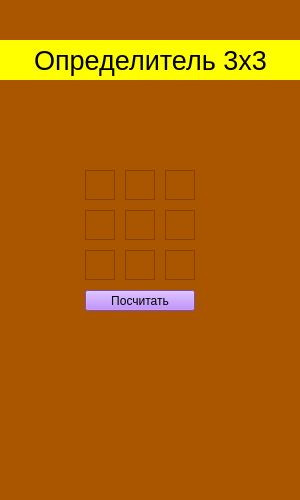
<?xml version="1.0" encoding="UTF-8"?>
<ui version="4.0">
 <class>MainWindow</class>
 <widget class="QMainWindow" name="MainWindow">
  <property name="geometry">
   <rect>
    <x>0</x>
    <y>0</y>
    <width>300</width>
    <height>500</height>
   </rect>
  </property>
  <property name="minimumSize">
   <size>
    <width>300</width>
    <height>500</height>
   </size>
  </property>
  <property name="windowTitle">
   <string>MainWindow</string>
  </property>
  <property name="styleSheet">
   <string notr="true">background-color: rgb(170, 85, 0);</string>
  </property>
  <widget class="QWidget" name="centralwidget">
   <widget class="QLabel" name="Program_name">
    <property name="geometry">
     <rect>
      <x>0</x>
      <y>40</y>
      <width>301</width>
      <height>40</height>
     </rect>
    </property>
    <property name="font">
     <font>
      <pointsize>20</pointsize>
     </font>
    </property>
    <property name="styleSheet">
     <string notr="true">background-color: rgb(255, 170, 255);
background-color: rgb(255, 255, 0);
border-color: rgb(255, 17, 88);</string>
    </property>
    <property name="text">
     <string>Определитель 3х3</string>
    </property>
    <property name="alignment">
     <set>Qt::AlignCenter</set>
    </property>
   </widget>
   <widget class="QTextEdit" name="A21">
    <property name="geometry">
     <rect>
      <x>85</x>
      <y>210</y>
      <width>30</width>
      <height>30</height>
     </rect>
    </property>
    <property name="overwriteMode">
     <bool>true</bool>
    </property>
   </widget>
   <widget class="QTextEdit" name="A11">
    <property name="geometry">
     <rect>
      <x>85</x>
      <y>170</y>
      <width>30</width>
      <height>30</height>
     </rect>
    </property>
    <property name="overwriteMode">
     <bool>true</bool>
    </property>
   </widget>
   <widget class="QTextEdit" name="A31">
    <property name="geometry">
     <rect>
      <x>85</x>
      <y>250</y>
      <width>30</width>
      <height>30</height>
     </rect>
    </property>
    <property name="overwriteMode">
     <bool>true</bool>
    </property>
   </widget>
   <widget class="QTextEdit" name="A12">
    <property name="geometry">
     <rect>
      <x>125</x>
      <y>170</y>
      <width>30</width>
      <height>30</height>
     </rect>
    </property>
    <property name="overwriteMode">
     <bool>true</bool>
    </property>
   </widget>
   <widget class="QTextEdit" name="A22">
    <property name="geometry">
     <rect>
      <x>125</x>
      <y>210</y>
      <width>30</width>
      <height>30</height>
     </rect>
    </property>
    <property name="overwriteMode">
     <bool>true</bool>
    </property>
   </widget>
   <widget class="QTextEdit" name="A32">
    <property name="geometry">
     <rect>
      <x>125</x>
      <y>250</y>
      <width>30</width>
      <height>30</height>
     </rect>
    </property>
    <property name="overwriteMode">
     <bool>true</bool>
    </property>
   </widget>
   <widget class="QTextEdit" name="A13">
    <property name="geometry">
     <rect>
      <x>165</x>
      <y>170</y>
      <width>30</width>
      <height>30</height>
     </rect>
    </property>
    <property name="overwriteMode">
     <bool>true</bool>
    </property>
   </widget>
   <widget class="QTextEdit" name="A23">
    <property name="geometry">
     <rect>
      <x>165</x>
      <y>210</y>
      <width>30</width>
      <height>30</height>
     </rect>
    </property>
    <property name="overwriteMode">
     <bool>true</bool>
    </property>
   </widget>
   <widget class="QTextEdit" name="A33">
    <property name="geometry">
     <rect>
      <x>165</x>
      <y>250</y>
      <width>30</width>
      <height>30</height>
     </rect>
    </property>
    <property name="overwriteMode">
     <bool>true</bool>
    </property>
   </widget>
   <widget class="QPushButton" name="Calculate">
    <property name="geometry">
     <rect>
      <x>85</x>
      <y>290</y>
      <width>110</width>
      <height>21</height>
     </rect>
    </property>
    <property name="styleSheet">
     <string notr="true">background-color: rgb(173, 106, 255);</string>
    </property>
    <property name="text">
     <string>Посчитать</string>
    </property>
   </widget>
   <widget class="QLabel" name="Answer">
    <property name="geometry">
     <rect>
      <x>85</x>
      <y>360</y>
      <width>110</width>
      <height>25</height>
     </rect>
    </property>
    <property name="font">
     <font>
      <pointsize>15</pointsize>
     </font>
    </property>
    <property name="text">
     <string/>
    </property>
    <property name="alignment">
     <set>Qt::AlignCenter</set>
    </property>
   </widget>
  </widget>
 </widget>
 <resources/>
 <connections/>
</ui>
